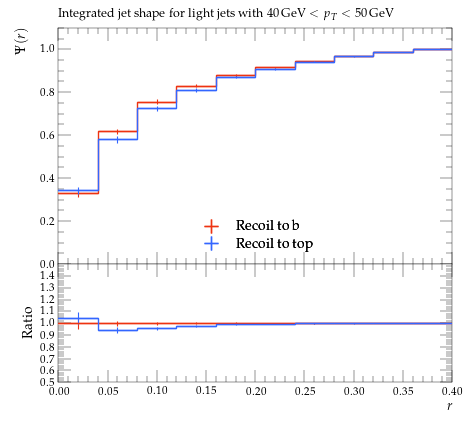

This chart was generated by the following Python code:
#! /usr/bin/env python

# This Python script was auto-generated using YODA v2.0.2.
# Analysis object: /ATLAS_2013_I1243871/d02-x02-y02
# Timestamp: 03-08-2026 (15:47:40)

import matplotlib as mpl
import matplotlib.pyplot as plt
mpl.use('Agg') # comment out for interactive use
import os
import numpy as np

plotDir = os.path.split(os.path.realpath(__file__))[0]
if 'YODA_USER_PLOT_PATH' in globals():
    plot_outdir = globals()['YODA_USER_PLOT_PATH']
else:
    plot_outdir = plotDir

#plot style
plt.style.use(os.path.join(plotDir, '../default.mplstyle'))
# plot metadata
figW, figH = plt.rcParams['figure.figsize']
ax_xLabel = r'$r$'
ax_yLabel = r'$\Psi(r)$'
ax_title  = r'Integrated jet shape for light jets with $40\,\mathrm{GeV} < p_T < 50\,\mathrm{GeV}$'
ax_xScale = 'linear'
ax_yScale = 'linear'
xLims = (0.0, 0.4)
yLims = (0.0, 1.1)

# TeX-friendly labels for the legend
labels = {
    'legend' : ([ r"Recoil to b", r"Recoil to top" ], r""),
}

# Adjust canvas width and height
canvasW = 10.0
canvasH = 9.0
figW *= canvasW/10.
figH *= canvasH/9.

# Create figure and axis objects
fig, (ax, ratio0_ax) = plt.subplots(2, 1, sharex=True,
                  figsize=(figW,figH), gridspec_kw={'height_ratios': (6.0, 3.0)})

# Set figure margins
plt.subplots_adjust(
    left   = 1.0 * plt.rcParams['figure.subplot.left'],
    right  = 1.0 * plt.rcParams['figure.subplot.right'],
    top    = 1.0 * plt.rcParams['figure.subplot.top'],
    bottom = 1.0 * plt.rcParams['figure.subplot.bottom'])

ratio0_ax.yaxis.set_major_locator(mpl.ticker.MultipleLocator(0.1))
ratio0_ax.set_ylim(0.5, 1.4999)
ratio0_ax.set_ylabel('Ratio')

# the numerical data is stored in a separate file
dataf = dict()
prefix = os.path.split(__file__)[0]
if prefix:    prefix = prefix + '/'
exec(open(prefix+'d02-x02-y02__data.py').read(), dataf)


legend_handles = dict() # keep track of handles for the legend

# style options for curves
# starts at zorder>=5 to draw curve on top of legend
styles = {
  'recoil_b': {
    'color' : '#EE3311',
    'linestyle' : '-',
    'linewidth' : 1,
    'marker' : 'none',
    'markersize' : 2,
    'capsize' : 0.0,
    'zorder' : 5,
    'histstyle' : 1,
    'drawstyle' : 'steps-pre',
    'xerrorbars' : 1,
    'yerrorbars' : 1,
    'fillcolor' : None,
    'fillopacity' : 1.0,
    'ratio0_linestyle' : '-',
    'ratio0_linewidth' : 1,
    'ratio0_marker' : 'none',
    'ratio0_markersize' : 2,
    'ratio0_capsize' : 0.0,
    'ratio0_zorder' : 5,
    'ratio0_histstyle' : 1,
    'ratio0_drawstyle' : 'steps-pre',
    'ratio0_xerrorbars' : 1,
    'ratio0_yerrorbars' : 1,
  },
  'recoil_t': {
    'color' : '#3366FF',
    'linestyle' : '-',
    'linewidth' : 1,
    'marker' : 'none',
    'markersize' : 2,
    'capsize' : 0.0,
    'zorder' : 6,
    'histstyle' : 1,
    'drawstyle' : 'steps-pre',
    'xerrorbars' : 1,
    'yerrorbars' : 1,
    'fillcolor' : None,
    'fillopacity' : 1.0,
    'ratio0_linestyle' : '-',
    'ratio0_linewidth' : 1,
    'ratio0_marker' : 'none',
    'ratio0_markersize' : 2,
    'ratio0_capsize' : 0.0,
    'ratio0_zorder' : 6,
    'ratio0_histstyle' : 1,
    'ratio0_drawstyle' : 'steps-pre',
    'ratio0_xerrorbars' : 1,
    'ratio0_yerrorbars' : 1,
  },
}

# curve from input yoda files in main panel
for label, yvals in dataf['yvals'].items():
    if all(np.isnan(v) for v in dataf['yvals'][label]):
        continue
    tmp = None
    if styles[label]['histstyle']: # draw as histogram
        xpos = dataf['xedges'][label] if styles[label]['drawstyle'] else dataf['xpoints'][label]
        ypos = np.insert(yvals, 0, yvals[0]) if styles[label]['drawstyle'] else yvals
        if styles[label]['fillcolor']: # fill area below curve
            ax.fill_between(xpos, ypos, step='pre',
                            color=styles[label]['fillcolor'],
                            alpha=styles[label]['fillopacity'])
        tmp, = ax.plot(xpos, ypos,
                       color=styles[label]['color'],
                       linestyle=styles[label]['linestyle'],
                       linewidth=styles[label]['linewidth'],
                       drawstyle=styles[label]['drawstyle'], solid_joinstyle='miter',
                       zorder=styles[label]['zorder'], label=label)
    tmp = ax.errorbar(dataf['xpoints'][label], yvals,
                      xerr=np.array(dataf['xerrs'][label])*styles[label]['xerrorbars'],
                      yerr=np.array(dataf['yerrs'][label])*styles[label]['yerrorbars'],
                      fmt=styles[label]['marker'], capsize=styles[label]['capsize'],
                      markersize=styles[label]['markersize'],
                      ecolor=styles[label]['color'],
                      color=styles[label]['color'], zorder=styles[label]['zorder'])
    tmp[-1][0].set_linestyle(styles[label]['linestyle'])
    tmp[-1][0].set_linewidth(styles[label]['linewidth'])
    if label in dataf['add_legend_handle']:  legend_handles[label] = tmp
    for varLabel in dataf['variation_yvals'].keys():
        if varLabel.startswith(label):
            tmp, = ax.plot(dataf['xedges'][label], dataf['variation_yvals'][varLabel],
                           color=styles[label]['color'],
                           linestyle=styles[label]['linestyle'],
                           linewidth=styles[label]['linewidth'],
                           drawstyle='steps-pre', solid_joinstyle='miter',
                           zorder=styles[label]['zorder'], alpha=0.5)


# plots on ratio panel
# curve from input yoda files in ratio panel
for label, yvals in dataf['ratio0_yvals'].items():
    if all(np.isnan(v) for v in yvals):
        continue
    if styles[label]['ratio0_histstyle']: # plot as histogram
        xpos = dataf['xedges']['recoil_b'] if styles[label]['ratio0_drawstyle'] else dataf['xpoints']['recoil_b']
        ypos = np.insert(yvals, 0, yvals[0]) if styles[label]['ratio0_drawstyle'] else yvals
        ratio0_ax.plot(xpos, ypos,
                       color=styles[label]['color'],
                       linewidth=styles[label]['linewidth'],
                       linestyle=styles[label]['ratio0_linestyle'],
                       drawstyle=styles[label]['ratio0_drawstyle'], zorder=styles[label]['zorder'],
                       solid_joinstyle='miter')
    tmp = ratio0_ax.errorbar(dataf['xpoints']['recoil_b'], yvals,
                             xerr=np.array(dataf['ref_xerrs'])*styles[label]['ratio0_xerrorbars'],
                             yerr=np.array(dataf['ratio0_yerrs'][label])*styles[label]['ratio0_yerrorbars'],
                             fmt=styles[label]['ratio0_marker'], capsize=styles[label]['ratio0_capsize'],
                             markersize=styles[label]['ratio0_markersize'],
                             ecolor=styles[label]['color'],
                             color=styles[label]['color'])
    tmp[-1][0].set_linestyle(styles[label]['ratio0_linestyle'])
    tmp[-1][0].set_linewidth(styles[label]['ratio0_linewidth'])

    for varlabel in dataf['ratio0_variation_vals'].keys():
        if varlabel.startswith(label):
            ratio0_ax.plot(dataf['xedges']['recoil_b'],
                            dataf['ratio0_variation_vals'][varlabel],
                            color=styles[label]['color'],
                            linestyle=styles[label]['linestyle'],
                            linewidth=styles[label]['linewidth'],
                            drawstyle='steps-pre', solid_joinstyle='miter',
                            zorder=1, alpha=0.5)

legend_items = list(legend_handles.values())
ax.add_artist(ax.legend(legend_items,
                        labels['legend'][0],
                        title=labels['legend'][1],
                        alignment='left',
                        loc='lower center',
                        bbox_to_anchor=(0.5, 0.0)))

# set plot metadata as defined above
ratio0_ax.set_xlabel(ax_xLabel)
ratio0_ax.xaxis.set_label_coords(1., -0.15)
ax.set_ylabel(ax_yLabel, ha='right', va='top')
ax.yaxis.set_label_coords(-0.11, 1.0)
ax.set_title(ax_title, loc='left')
ax.set_xscale(ax_xScale)
ax.set_yscale(ax_yScale)
ax.set_xlim(xLims)
ax.set_ylim(yLims)

# tick formatting
plt.rcParams['xtick.top'] = True
plt.rcParams['ytick.right'] = True
fig.align_ylabels((ax, ratio0_ax))
plt.savefig(os.path.join(plot_outdir, 'd02-x02-y02.pdf'), format='PDF')
plt.savefig(os.path.join(plot_outdir, 'd02-x02-y02.png'), format='PNG')

plt.close(fig)
